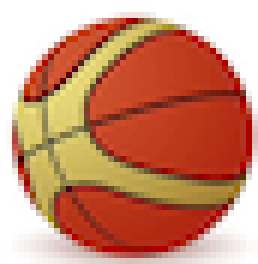
#> input picture day-01to15/res/ball.png, 43 x 44 px (shown 6 times larger)
$ python 15-image.py
#> lines starting #> are read from the running program, lines starting #| are printed output that depends on the picture
"""
Day 15
图像
"""

from PIL import Image

def image_test():
    img = Image.open('./res/ball.png')
#> img is the input picture: PIL image 43x44 RGBA; mean R, G, B, A 202.6, 139.7, 112.5, 253.6
    print(img.size)
#| (43, 44)
    print(img.format)
#| PNG
    print(img.format_description)
#| Portable network graphics
    img.save('./res/ball.png')

    img2 = Image.open('./res/ball.png')
    img3 = img2.crop((5, 5, 35, 35))
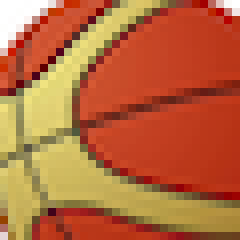
#> img3: PIL image 30x30 RGBA (shown 8 times larger); mean R, G, B, A 184.9, 105, 60.4, 255
    for x in range(4):
        for y in range(5):
            img2.paste(img3, (95 * y, 180 * x))
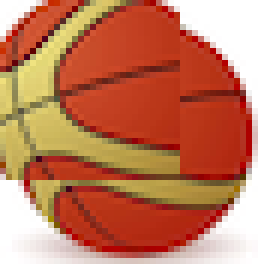
#> img2: PIL image 43x44 RGBA (shown 6 times larger); mean R, G, B, A 193.2, 119.7, 88.4, 254.1; transparent parts drawn white
    img2.resize((img.size[0] // 2, img.size[1] // 2))
    img2.rotate(90)
    img2.save('./res/ball-2.png')

if __name__ == '__main__':
    image_test()
